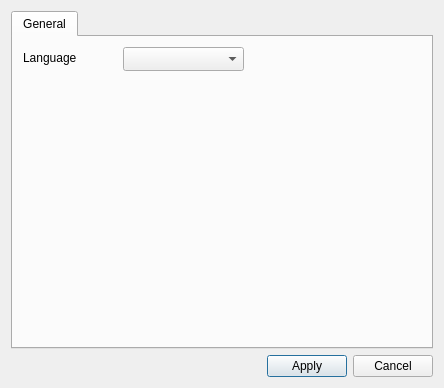
<?xml version="1.0" encoding="UTF-8"?>
<ui version="4.0">
 <class>Preferences</class>
 <widget class="QDialog" name="Preferences">
  <property name="geometry">
   <rect>
    <x>0</x>
    <y>0</y>
    <width>444</width>
    <height>388</height>
   </rect>
  </property>
  <property name="windowTitle">
   <string>Preferences</string>
  </property>
  <layout class="QGridLayout" name="gridLayout">
   <item row="0" column="0" colspan="3">
    <widget class="QTabWidget" name="tabWidget">
     <property name="tabPosition">
      <enum>QTabWidget::North</enum>
     </property>
     <property name="currentIndex">
      <number>0</number>
     </property>
     <widget class="QWidget" name="TabGeneral">
      <attribute name="title">
       <string>General</string>
      </attribute>
      <widget class="QLabel" name="label">
       <property name="geometry">
        <rect>
         <x>10</x>
         <y>10</y>
         <width>81</width>
         <height>21</height>
        </rect>
       </property>
       <property name="text">
        <string>Language</string>
       </property>
      </widget>
      <widget class="QComboBox" name="comboBoxLanguage">
       <property name="geometry">
        <rect>
         <x>110</x>
         <y>10</y>
         <width>121</width>
         <height>24</height>
        </rect>
       </property>
      </widget>
     </widget>
    </widget>
   </item>
   <item row="1" column="0">
    <spacer name="horizontalSpacer">
     <property name="orientation">
      <enum>Qt::Horizontal</enum>
     </property>
     <property name="sizeHint" stdset="0">
      <size>
       <width>293</width>
       <height>20</height>
      </size>
     </property>
    </spacer>
   </item>
   <item row="1" column="1">
    <widget class="QPushButton" name="pushButtonApply">
     <property name="text">
      <string>Apply</string>
     </property>
    </widget>
   </item>
   <item row="1" column="2">
    <widget class="QPushButton" name="pushButtonCancel">
     <property name="text">
      <string>Cancel</string>
     </property>
    </widget>
   </item>
  </layout>
 </widget>
 <resources/>
 <connections/>
</ui>
